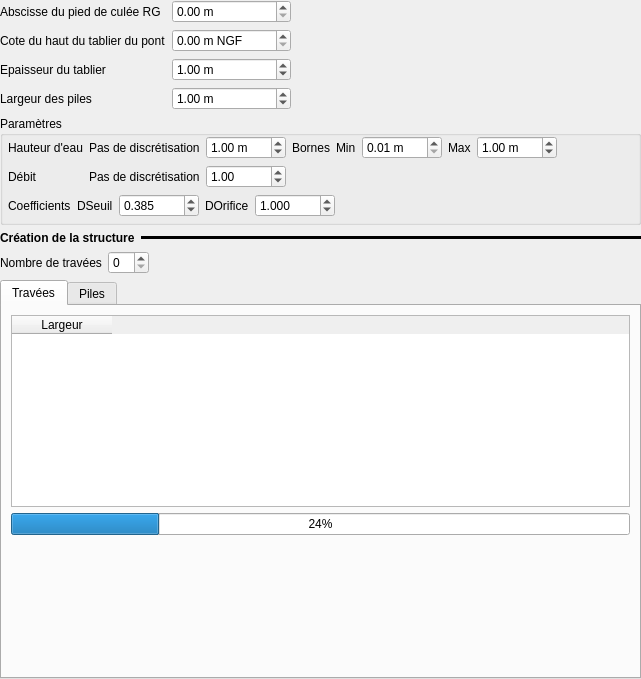
<?xml version="1.0" encoding="UTF-8"?>
<ui version="4.0">
 <class>Form</class>
 <widget class="QWidget" name="Form">
  <property name="geometry">
   <rect>
    <x>0</x>
    <y>0</y>
    <width>641</width>
    <height>679</height>
   </rect>
  </property>
  <property name="windowTitle">
   <string>Form</string>
  </property>
  <layout class="QVBoxLayout" name="verticalLayout">
   <property name="leftMargin">
    <number>0</number>
   </property>
   <property name="topMargin">
    <number>0</number>
   </property>
   <property name="rightMargin">
    <number>0</number>
   </property>
   <property name="bottomMargin">
    <number>0</number>
   </property>
   <item>
    <layout class="QGridLayout" name="gridLayout_2">
     <item row="1" column="1">
      <widget class="QDoubleSpinBox" name="dsb_abs_cul_rg">
       <property name="maximumSize">
        <size>
         <width>120</width>
         <height>16777215</height>
        </size>
       </property>
       <property name="suffix">
        <string> m</string>
       </property>
       <property name="maximum">
        <double>10000.000000000000000</double>
       </property>
      </widget>
     </item>
     <item row="2" column="0">
      <widget class="QLabel" name="label_6">
       <property name="text">
        <string>Cote du haut du tablier du pont</string>
       </property>
      </widget>
     </item>
     <item row="3" column="0">
      <widget class="QLabel" name="label_13">
       <property name="text">
        <string>Epaisseur du tablier</string>
       </property>
      </widget>
     </item>
     <item row="1" column="0">
      <widget class="QLabel" name="label_17">
       <property name="text">
        <string>Abscisse du pied de culée RG</string>
       </property>
      </widget>
     </item>
     <item row="2" column="1">
      <widget class="QDoubleSpinBox" name="dsb_cote_tab">
       <property name="maximumSize">
        <size>
         <width>120</width>
         <height>16777215</height>
        </size>
       </property>
       <property name="suffix">
        <string> m NGF</string>
       </property>
       <property name="maximum">
        <double>10000.000000000000000</double>
       </property>
      </widget>
     </item>
     <item row="3" column="1">
      <widget class="QDoubleSpinBox" name="dsb_epai_tab">
       <property name="maximumSize">
        <size>
         <width>120</width>
         <height>16777215</height>
        </size>
       </property>
       <property name="suffix">
        <string> m</string>
       </property>
       <property name="minimum">
        <double>0.010000000000000</double>
       </property>
       <property name="maximum">
        <double>10000.000000000000000</double>
       </property>
       <property name="value">
        <double>1.000000000000000</double>
       </property>
      </widget>
     </item>
     <item row="4" column="0">
      <widget class="QLabel" name="label_2">
       <property name="text">
        <string>Largeur des piles</string>
       </property>
      </widget>
     </item>
     <item row="4" column="1">
      <widget class="QDoubleSpinBox" name="dsb_larg_pil">
       <property name="maximumSize">
        <size>
         <width>120</width>
         <height>16777215</height>
        </size>
       </property>
       <property name="suffix">
        <string> m</string>
       </property>
       <property name="minimum">
        <double>0.010000000000000</double>
       </property>
       <property name="maximum">
        <double>10000.000000000000000</double>
       </property>
       <property name="value">
        <double>1.000000000000000</double>
       </property>
      </widget>
     </item>
     <item row="4" column="2">
      <spacer name="horizontalSpacer_3">
       <property name="orientation">
        <enum>Qt::Horizontal</enum>
       </property>
       <property name="sizeHint" stdset="0">
        <size>
         <width>40</width>
         <height>20</height>
        </size>
       </property>
      </spacer>
     </item>
    </layout>
   </item>
   <item>
    <widget class="QGroupBox" name="groupBox_4">
     <property name="title">
      <string>Paramètres</string>
     </property>
     <layout class="QVBoxLayout" name="verticalLayout_16">
      <property name="leftMargin">
       <number>5</number>
      </property>
      <property name="topMargin">
       <number>0</number>
      </property>
      <property name="rightMargin">
       <number>5</number>
      </property>
      <property name="bottomMargin">
       <number>5</number>
      </property>
      <item>
       <layout class="QGridLayout" name="gridLayout_9">
        <item row="0" column="1">
         <widget class="QLabel" name="label">
          <property name="text">
           <string>Pas de discrétisation</string>
          </property>
         </widget>
        </item>
        <item row="0" column="2">
         <widget class="QDoubleSpinBox" name="dsb_h_pas">
          <property name="maximumSize">
           <size>
            <width>80</width>
            <height>16777215</height>
           </size>
          </property>
          <property name="suffix">
           <string> m</string>
          </property>
          <property name="minimum">
           <double>0.010000000000000</double>
          </property>
          <property name="maximum">
           <double>10000.000000000000000</double>
          </property>
          <property name="value">
           <double>1.000000000000000</double>
          </property>
         </widget>
        </item>
        <item row="0" column="4">
         <layout class="QHBoxLayout" name="horizontalLayout_12">
          <item>
           <widget class="QLabel" name="label_34">
            <property name="text">
             <string>Min</string>
            </property>
           </widget>
          </item>
          <item>
           <widget class="QDoubleSpinBox" name="dsb_h_min">
            <property name="maximumSize">
             <size>
              <width>80</width>
              <height>16777215</height>
             </size>
            </property>
            <property name="suffix">
             <string> m</string>
            </property>
            <property name="minimum">
             <double>0.010000000000000</double>
            </property>
            <property name="maximum">
             <double>10000.000000000000000</double>
            </property>
           </widget>
          </item>
          <item>
           <widget class="QLabel" name="label_35">
            <property name="text">
             <string>Max</string>
            </property>
           </widget>
          </item>
          <item>
           <widget class="QDoubleSpinBox" name="dsb_h_max">
            <property name="maximumSize">
             <size>
              <width>80</width>
              <height>16777215</height>
             </size>
            </property>
            <property name="suffix">
             <string> m</string>
            </property>
            <property name="minimum">
             <double>0.010000000000000</double>
            </property>
            <property name="maximum">
             <double>10000.000000000000000</double>
            </property>
            <property name="value">
             <double>1.000000000000000</double>
            </property>
           </widget>
          </item>
          <item>
           <spacer name="horizontalSpacer_12">
            <property name="orientation">
             <enum>Qt::Horizontal</enum>
            </property>
            <property name="sizeHint" stdset="0">
             <size>
              <width>40</width>
              <height>20</height>
             </size>
            </property>
           </spacer>
          </item>
         </layout>
        </item>
        <item row="0" column="3">
         <widget class="QLabel" name="label_28">
          <property name="text">
           <string>Bornes</string>
          </property>
         </widget>
        </item>
        <item row="0" column="0">
         <widget class="QLabel" name="label_29">
          <property name="text">
           <string>Hauteur d'eau</string>
          </property>
         </widget>
        </item>
        <item row="1" column="2">
         <widget class="QDoubleSpinBox" name="dsb_q_pas">
          <property name="maximumSize">
           <size>
            <width>80</width>
            <height>16777215</height>
           </size>
          </property>
          <property name="minimum">
           <double>0.010000000000000</double>
          </property>
          <property name="maximum">
           <double>10000.000000000000000</double>
          </property>
          <property name="value">
           <double>1.000000000000000</double>
          </property>
         </widget>
        </item>
        <item row="1" column="1">
         <widget class="QLabel" name="label_4">
          <property name="text">
           <string>Pas de discrétisation</string>
          </property>
         </widget>
        </item>
        <item row="1" column="0">
         <widget class="QLabel" name="label_30">
          <property name="text">
           <string>Débit </string>
          </property>
         </widget>
        </item>
       </layout>
      </item>
      <item>
       <layout class="QHBoxLayout" name="horizontalLayout_13">
        <item>
         <widget class="QLabel" name="label_3">
          <property name="text">
           <string>Coefficients</string>
          </property>
         </widget>
        </item>
        <item>
         <widget class="QLabel" name="label_36">
          <property name="text">
           <string>DSeuil</string>
          </property>
         </widget>
        </item>
        <item>
         <widget class="QDoubleSpinBox" name="dsb_ds">
          <property name="maximumSize">
           <size>
            <width>80</width>
            <height>16777215</height>
           </size>
          </property>
          <property name="decimals">
           <number>3</number>
          </property>
          <property name="maximum">
           <double>10000.000000000000000</double>
          </property>
          <property name="value">
           <double>0.385000000000000</double>
          </property>
         </widget>
        </item>
        <item>
         <widget class="QLabel" name="label_37">
          <property name="text">
           <string>DOrifice</string>
          </property>
         </widget>
        </item>
        <item>
         <widget class="QDoubleSpinBox" name="dsb_do">
          <property name="maximumSize">
           <size>
            <width>80</width>
            <height>16777215</height>
           </size>
          </property>
          <property name="decimals">
           <number>3</number>
          </property>
          <property name="maximum">
           <double>10000.000000000000000</double>
          </property>
          <property name="value">
           <double>1.000000000000000</double>
          </property>
         </widget>
        </item>
        <item>
         <spacer name="horizontalSpacer_13">
          <property name="orientation">
           <enum>Qt::Horizontal</enum>
          </property>
          <property name="sizeHint" stdset="0">
           <size>
            <width>40</width>
            <height>20</height>
           </size>
          </property>
         </spacer>
        </item>
       </layout>
      </item>
     </layout>
    </widget>
   </item>
   <item>
    <layout class="QHBoxLayout" name="horizontalLayout_6">
     <item>
      <widget class="QLabel" name="label_11">
       <property name="sizePolicy">
        <sizepolicy hsizetype="Maximum" vsizetype="Preferred">
         <horstretch>0</horstretch>
         <verstretch>0</verstretch>
        </sizepolicy>
       </property>
       <property name="font">
        <font>
         <weight>75</weight>
         <bold>true</bold>
        </font>
       </property>
       <property name="text">
        <string>Création de la structure</string>
       </property>
      </widget>
     </item>
     <item>
      <widget class="Line" name="line_3">
       <property name="frameShadow">
        <enum>QFrame::Plain</enum>
       </property>
       <property name="lineWidth">
        <number>10</number>
       </property>
       <property name="midLineWidth">
        <number>4</number>
       </property>
       <property name="orientation">
        <enum>Qt::Horizontal</enum>
       </property>
      </widget>
     </item>
    </layout>
   </item>
   <item>
    <layout class="QHBoxLayout" name="horizontalLayout_2">
     <item>
      <widget class="QLabel" name="label_18">
       <property name="text">
        <string>Nombre de travées</string>
       </property>
      </widget>
     </item>
     <item>
      <widget class="QSpinBox" name="sb_nb_trav">
       <property name="maximumSize">
        <size>
         <width>80</width>
         <height>16777215</height>
        </size>
       </property>
       <property name="value">
        <number>0</number>
       </property>
      </widget>
     </item>
     <item>
      <spacer name="horizontalSpacer">
       <property name="orientation">
        <enum>Qt::Horizontal</enum>
       </property>
       <property name="sizeHint" stdset="0">
        <size>
         <width>40</width>
         <height>20</height>
        </size>
       </property>
      </spacer>
     </item>
    </layout>
   </item>
   <item>
    <widget class="QTabWidget" name="clas_met">
     <property name="currentIndex">
      <number>0</number>
     </property>
     <widget class="QWidget" name="ong_trav">
      <attribute name="title">
       <string>Travées</string>
      </attribute>
      <layout class="QVBoxLayout" name="verticalLayout_6">
       <item>
        <widget class="QTableWidget" name="tab_trav">
         <property name="sizePolicy">
          <sizepolicy hsizetype="Minimum" vsizetype="Expanding">
           <horstretch>0</horstretch>
           <verstretch>0</verstretch>
          </sizepolicy>
         </property>
         <property name="alternatingRowColors">
          <bool>true</bool>
         </property>
         <attribute name="verticalHeaderDefaultSectionSize">
          <number>24</number>
         </attribute>
         <column>
          <property name="text">
           <string>Largeur</string>
          </property>
         </column>
        </widget>
       </item>
       <item>
        <widget class="QProgressBar" name="progressBar">
         <property name="value">
          <number>24</number>
         </property>
        </widget>
       </item>
       <item>
        <spacer name="verticalSpacer">
         <property name="orientation">
          <enum>Qt::Vertical</enum>
         </property>
         <property name="sizeHint" stdset="0">
          <size>
           <width>20</width>
           <height>40</height>
          </size>
         </property>
        </spacer>
       </item>
      </layout>
     </widget>
     <widget class="QWidget" name="ong_pile">
      <attribute name="title">
       <string>Piles</string>
      </attribute>
      <layout class="QVBoxLayout" name="verticalLayout_2">
       <item>
        <widget class="QTableWidget" name="tab_pile">
         <property name="enabled">
          <bool>false</bool>
         </property>
         <property name="alternatingRowColors">
          <bool>true</bool>
         </property>
         <attribute name="verticalHeaderDefaultSectionSize">
          <number>24</number>
         </attribute>
         <column>
          <property name="text">
           <string>Largeur</string>
          </property>
         </column>
        </widget>
       </item>
      </layout>
     </widget>
    </widget>
   </item>
  </layout>
 </widget>
 <resources/>
 <connections/>
</ui>
